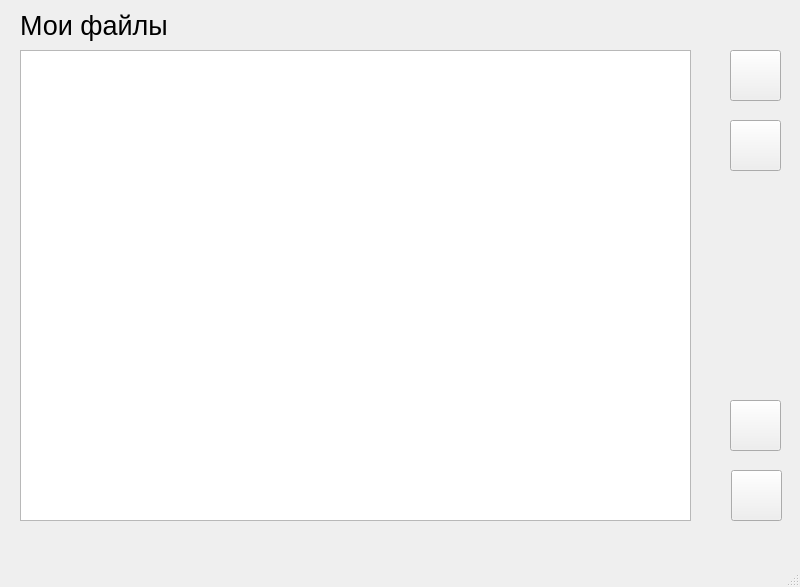
<?xml version="1.0" encoding="UTF-8"?>
<ui version="4.0">
 <class>MainWindow</class>
 <widget class="QMainWindow" name="MainWindow">
  <property name="geometry">
   <rect>
    <x>0</x>
    <y>0</y>
    <width>800</width>
    <height>587</height>
   </rect>
  </property>
  <property name="sizePolicy">
   <sizepolicy hsizetype="Expanding" vsizetype="Expanding">
    <horstretch>0</horstretch>
    <verstretch>0</verstretch>
   </sizepolicy>
  </property>
  <property name="windowTitle">
   <string>YSNP.Cloud</string>
  </property>
  <property name="windowIcon">
   <iconset>
    <normaloff>icons/project.png</normaloff>icons/project.png</iconset>
  </property>
  <property name="autoFillBackground">
   <bool>false</bool>
  </property>
  <widget class="QWidget" name="centralwidget">
   <property name="tabletTracking">
    <bool>false</bool>
   </property>
   <widget class="QTreeView" name="treeView">
    <property name="geometry">
     <rect>
      <x>20</x>
      <y>50</y>
      <width>671</width>
      <height>471</height>
     </rect>
    </property>
    <property name="font">
     <font>
      <family>Ubuntu</family>
      <pointsize>17</pointsize>
     </font>
    </property>
    <property name="autoFillBackground">
     <bool>true</bool>
    </property>
   </widget>
   <widget class="QLabel" name="label">
    <property name="geometry">
     <rect>
      <x>20</x>
      <y>10</y>
      <width>211</width>
      <height>31</height>
     </rect>
    </property>
    <property name="font">
     <font>
      <family>Ubuntu</family>
      <pointsize>20</pointsize>
      <italic>false</italic>
     </font>
    </property>
    <property name="text">
     <string>Мои файлы</string>
    </property>
   </widget>
   <widget class="QPushButton" name="btn_refresh">
    <property name="geometry">
     <rect>
      <x>730</x>
      <y>50</y>
      <width>51</width>
      <height>51</height>
     </rect>
    </property>
    <property name="font">
     <font>
      <family>Ubuntu</family>
      <pointsize>17</pointsize>
     </font>
    </property>
    <property name="text">
     <string/>
    </property>
    <property name="icon">
     <iconset>
      <normaloff>icons/refresh.png</normaloff>icons/refresh.png</iconset>
    </property>
    <property name="iconSize">
     <size>
      <width>35</width>
      <height>35</height>
     </size>
    </property>
   </widget>
   <widget class="QPushButton" name="btn_AddFile">
    <property name="geometry">
     <rect>
      <x>730</x>
      <y>120</y>
      <width>51</width>
      <height>51</height>
     </rect>
    </property>
    <property name="font">
     <font>
      <family>Ubuntu</family>
      <pointsize>17</pointsize>
     </font>
    </property>
    <property name="text">
     <string/>
    </property>
    <property name="icon">
     <iconset>
      <normaloff>icons/add-file.png</normaloff>icons/add-file.png</iconset>
    </property>
    <property name="iconSize">
     <size>
      <width>35</width>
      <height>35</height>
     </size>
    </property>
   </widget>
   <widget class="QPushButton" name="btn_About">
    <property name="geometry">
     <rect>
      <x>731</x>
      <y>470</y>
      <width>51</width>
      <height>51</height>
     </rect>
    </property>
    <property name="font">
     <font>
      <pointsize>12</pointsize>
     </font>
    </property>
    <property name="text">
     <string/>
    </property>
    <property name="icon">
     <iconset>
      <normaloff>icons/info.png</normaloff>icons/info.png</iconset>
    </property>
    <property name="iconSize">
     <size>
      <width>35</width>
      <height>35</height>
     </size>
    </property>
   </widget>
   <widget class="QPushButton" name="btn_Settings">
    <property name="geometry">
     <rect>
      <x>730</x>
      <y>400</y>
      <width>51</width>
      <height>51</height>
     </rect>
    </property>
    <property name="font">
     <font>
      <pointsize>17</pointsize>
     </font>
    </property>
    <property name="text">
     <string/>
    </property>
    <property name="icon">
     <iconset>
      <normaloff>icons/setting.png</normaloff>icons/setting.png</iconset>
    </property>
    <property name="iconSize">
     <size>
      <width>35</width>
      <height>35</height>
     </size>
    </property>
   </widget>
   <widget class="QLabel" name="lb_loading">
    <property name="enabled">
     <bool>false</bool>
    </property>
    <property name="geometry">
     <rect>
      <x>280</x>
      <y>250</y>
      <width>51</width>
      <height>51</height>
     </rect>
    </property>
    <property name="text">
     <string/>
    </property>
   </widget>
  </widget>
  <widget class="QMenuBar" name="menubar">
   <property name="geometry">
    <rect>
     <x>0</x>
     <y>0</y>
     <width>800</width>
     <height>22</height>
    </rect>
   </property>
  </widget>
  <widget class="QStatusBar" name="statusbar"/>
 </widget>
 <resources/>
 <connections/>
</ui>
